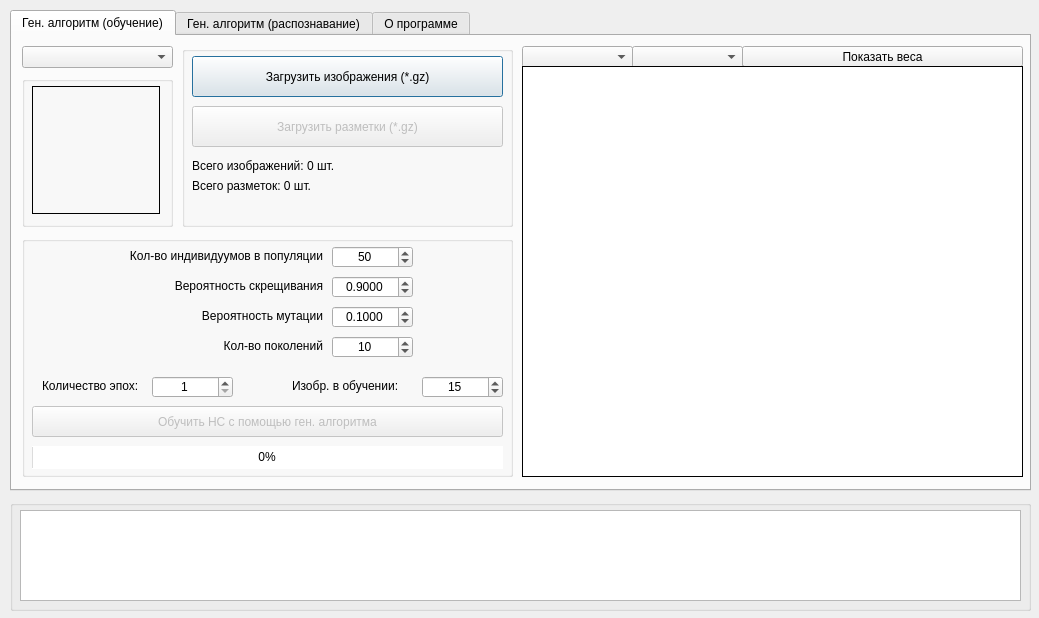
<?xml version="1.0" encoding="UTF-8"?>
<ui version="4.0">
 <class>Dialog</class>
 <widget class="QDialog" name="Dialog">
  <property name="enabled">
   <bool>true</bool>
  </property>
  <property name="geometry">
   <rect>
    <x>0</x>
    <y>0</y>
    <width>1039</width>
    <height>618</height>
   </rect>
  </property>
  <property name="acceptDrops">
   <bool>false</bool>
  </property>
  <property name="windowTitle">
   <string>Dialog</string>
  </property>
  <widget class="QGroupBox" name="groupBox_3">
   <property name="enabled">
    <bool>true</bool>
   </property>
   <property name="geometry">
    <rect>
     <x>10</x>
     <y>500</y>
     <width>1021</width>
     <height>111</height>
    </rect>
   </property>
   <property name="mouseTracking">
    <bool>false</bool>
   </property>
   <property name="contextMenuPolicy">
    <enum>Qt::DefaultContextMenu</enum>
   </property>
   <property name="acceptDrops">
    <bool>false</bool>
   </property>
   <property name="styleSheet">
    <string notr="true">border-color: rgb(0, 0, 0);</string>
   </property>
   <property name="title">
    <string/>
   </property>
   <widget class="QTextBrowser" name="SystemMassage_TextBrowser">
    <property name="geometry">
     <rect>
      <x>10</x>
      <y>10</y>
      <width>1001</width>
      <height>91</height>
     </rect>
    </property>
   </widget>
  </widget>
  <widget class="QTabWidget" name="tabWidget">
   <property name="geometry">
    <rect>
     <x>10</x>
     <y>10</y>
     <width>1021</width>
     <height>481</height>
    </rect>
   </property>
   <property name="currentIndex">
    <number>0</number>
   </property>
   <widget class="QWidget" name="tab_2">
    <attribute name="title">
     <string>Ген. алгоритм (обучение)</string>
    </attribute>
    <widget class="QGroupBox" name="groupBox">
     <property name="enabled">
      <bool>true</bool>
     </property>
     <property name="geometry">
      <rect>
       <x>170</x>
       <y>10</y>
       <width>331</width>
       <height>181</height>
      </rect>
     </property>
     <property name="mouseTracking">
      <bool>false</bool>
     </property>
     <property name="contextMenuPolicy">
      <enum>Qt::DefaultContextMenu</enum>
     </property>
     <property name="acceptDrops">
      <bool>false</bool>
     </property>
     <property name="styleSheet">
      <string notr="true">border-color: rgb(0, 0, 0);</string>
     </property>
     <property name="title">
      <string/>
     </property>
     <widget class="QPushButton" name="bLoadImgGZ">
      <property name="geometry">
       <rect>
        <x>10</x>
        <y>10</y>
        <width>311</width>
        <height>41</height>
       </rect>
      </property>
      <property name="text">
       <string>Загрузить изображения (*.gz)</string>
      </property>
     </widget>
     <widget class="QPushButton" name="bLoadLabelsGZ">
      <property name="enabled">
       <bool>false</bool>
      </property>
      <property name="geometry">
       <rect>
        <x>10</x>
        <y>60</y>
        <width>311</width>
        <height>41</height>
       </rect>
      </property>
      <property name="text">
       <string>Загрузить разметки (*.gz)</string>
      </property>
     </widget>
     <widget class="QLabel" name="labelCountLoadedImg">
      <property name="geometry">
       <rect>
        <x>10</x>
        <y>110</y>
        <width>311</width>
        <height>20</height>
       </rect>
      </property>
      <property name="text">
       <string>Всего изображений: 0 шт.</string>
      </property>
     </widget>
     <widget class="QLabel" name="labelCountLoadedLabels">
      <property name="geometry">
       <rect>
        <x>10</x>
        <y>130</y>
        <width>311</width>
        <height>20</height>
       </rect>
      </property>
      <property name="text">
       <string>Всего разметок: 0 шт.</string>
      </property>
     </widget>
    </widget>
    <widget class="QGroupBox" name="groupBox_2">
     <property name="enabled">
      <bool>true</bool>
     </property>
     <property name="geometry">
      <rect>
       <x>10</x>
       <y>40</y>
       <width>151</width>
       <height>151</height>
      </rect>
     </property>
     <property name="mouseTracking">
      <bool>false</bool>
     </property>
     <property name="contextMenuPolicy">
      <enum>Qt::DefaultContextMenu</enum>
     </property>
     <property name="acceptDrops">
      <bool>false</bool>
     </property>
     <property name="styleSheet">
      <string notr="true">border-color: rgb(0, 0, 0);</string>
     </property>
     <property name="title">
      <string/>
     </property>
     <widget class="QLabel" name="labelSelectedImg">
      <property name="geometry">
       <rect>
        <x>10</x>
        <y>10</y>
        <width>128</width>
        <height>128</height>
       </rect>
      </property>
      <property name="frameShape">
       <enum>QFrame::Box</enum>
      </property>
      <property name="text">
       <string/>
      </property>
      <property name="scaledContents">
       <bool>true</bool>
      </property>
      <property name="alignment">
       <set>Qt::AlignCenter</set>
      </property>
     </widget>
    </widget>
    <widget class="QComboBox" name="cbListLoadedImages">
     <property name="geometry">
      <rect>
       <x>10</x>
       <y>10</y>
       <width>151</width>
       <height>22</height>
      </rect>
     </property>
    </widget>
    <widget class="QGroupBox" name="groupBox_6">
     <property name="enabled">
      <bool>true</bool>
     </property>
     <property name="geometry">
      <rect>
       <x>10</x>
       <y>200</y>
       <width>491</width>
       <height>241</height>
      </rect>
     </property>
     <property name="mouseTracking">
      <bool>false</bool>
     </property>
     <property name="contextMenuPolicy">
      <enum>Qt::DefaultContextMenu</enum>
     </property>
     <property name="acceptDrops">
      <bool>false</bool>
     </property>
     <property name="styleSheet">
      <string notr="true">border-color: rgb(0, 0, 0);</string>
     </property>
     <property name="title">
      <string/>
     </property>
     <widget class="QPushButton" name="bPerceptronLearn">
      <property name="enabled">
       <bool>false</bool>
      </property>
      <property name="geometry">
       <rect>
        <x>10</x>
        <y>170</y>
        <width>471</width>
        <height>31</height>
       </rect>
      </property>
      <property name="text">
       <string>Обучить НС с помощью ген. алгоритма</string>
      </property>
     </widget>
     <widget class="QProgressBar" name="pbLearning">
      <property name="geometry">
       <rect>
        <x>10</x>
        <y>210</y>
        <width>471</width>
        <height>23</height>
       </rect>
      </property>
      <property name="maximum">
       <number>60000</number>
      </property>
      <property name="value">
       <number>0</number>
      </property>
      <property name="alignment">
       <set>Qt::AlignCenter</set>
      </property>
      <property name="textVisible">
       <bool>true</bool>
      </property>
      <property name="textDirection">
       <enum>QProgressBar::TopToBottom</enum>
      </property>
     </widget>
     <widget class="QLabel" name="labelCountLoadedImg_4">
      <property name="geometry">
       <rect>
        <x>20</x>
        <y>140</y>
        <width>131</width>
        <height>20</height>
       </rect>
      </property>
      <property name="text">
       <string>Количество эпох:</string>
      </property>
     </widget>
     <widget class="QSpinBox" name="sbEpochCount">
      <property name="geometry">
       <rect>
        <x>130</x>
        <y>140</y>
        <width>81</width>
        <height>22</height>
       </rect>
      </property>
      <property name="alignment">
       <set>Qt::AlignCenter</set>
      </property>
      <property name="minimum">
       <number>1</number>
      </property>
      <property name="maximum">
       <number>20</number>
      </property>
      <property name="singleStep">
       <number>1</number>
      </property>
      <property name="value">
       <number>1</number>
      </property>
     </widget>
     <widget class="QLabel" name="labelCountLoadedImg_5">
      <property name="geometry">
       <rect>
        <x>270</x>
        <y>140</y>
        <width>121</width>
        <height>20</height>
       </rect>
      </property>
      <property name="text">
       <string>Изобр. в обучении:</string>
      </property>
     </widget>
     <widget class="QSpinBox" name="sbImageInTrainCount">
      <property name="geometry">
       <rect>
        <x>400</x>
        <y>140</y>
        <width>81</width>
        <height>22</height>
       </rect>
      </property>
      <property name="alignment">
       <set>Qt::AlignCenter</set>
      </property>
      <property name="minimum">
       <number>10</number>
      </property>
      <property name="maximum">
       <number>60000</number>
      </property>
      <property name="singleStep">
       <number>1</number>
      </property>
      <property name="value">
       <number>15</number>
      </property>
     </widget>
     <widget class="QDoubleSpinBox" name="P_CROSSOVER_DoubleSpinBox_2">
      <property name="geometry">
       <rect>
        <x>310</x>
        <y>40</y>
        <width>81</width>
        <height>22</height>
       </rect>
      </property>
      <property name="alignment">
       <set>Qt::AlignCenter</set>
      </property>
      <property name="decimals">
       <number>4</number>
      </property>
      <property name="maximum">
       <double>1.000000000000000</double>
      </property>
      <property name="value">
       <double>0.900000000000000</double>
      </property>
     </widget>
     <widget class="QSpinBox" name="POPULATION_SIZE_IntSpinBox_2">
      <property name="geometry">
       <rect>
        <x>310</x>
        <y>10</y>
        <width>81</width>
        <height>22</height>
       </rect>
      </property>
      <property name="alignment">
       <set>Qt::AlignCenter</set>
      </property>
      <property name="minimum">
       <number>1</number>
      </property>
      <property name="maximum">
       <number>9999</number>
      </property>
      <property name="value">
       <number>50</number>
      </property>
     </widget>
     <widget class="QLabel" name="P_CROSSOVER_Label_2">
      <property name="geometry">
       <rect>
        <x>20</x>
        <y>40</y>
        <width>281</width>
        <height>20</height>
       </rect>
      </property>
      <property name="text">
       <string>Вероятность скрещивания</string>
      </property>
      <property name="alignment">
       <set>Qt::AlignRight|Qt::AlignTrailing|Qt::AlignVCenter</set>
      </property>
     </widget>
     <widget class="QLabel" name="POPULATION_SIZE_Label_2">
      <property name="geometry">
       <rect>
        <x>20</x>
        <y>10</y>
        <width>281</width>
        <height>20</height>
       </rect>
      </property>
      <property name="text">
       <string>Кол-во индивидуумов в популяции</string>
      </property>
      <property name="alignment">
       <set>Qt::AlignRight|Qt::AlignTrailing|Qt::AlignVCenter</set>
      </property>
     </widget>
     <widget class="QDoubleSpinBox" name="P_MUTATION_DoubleSpinBox_2">
      <property name="geometry">
       <rect>
        <x>310</x>
        <y>70</y>
        <width>81</width>
        <height>22</height>
       </rect>
      </property>
      <property name="alignment">
       <set>Qt::AlignCenter</set>
      </property>
      <property name="decimals">
       <number>4</number>
      </property>
      <property name="maximum">
       <double>1.000000000000000</double>
      </property>
      <property name="value">
       <double>0.100000000000000</double>
      </property>
     </widget>
     <widget class="QLabel" name="MAX_GENERATIONS_Label_2">
      <property name="geometry">
       <rect>
        <x>20</x>
        <y>100</y>
        <width>281</width>
        <height>20</height>
       </rect>
      </property>
      <property name="text">
       <string>Кол-во поколений</string>
      </property>
      <property name="alignment">
       <set>Qt::AlignRight|Qt::AlignTrailing|Qt::AlignVCenter</set>
      </property>
     </widget>
     <widget class="QSpinBox" name="MAX_GENERATIONS_IntSpinBox_2">
      <property name="geometry">
       <rect>
        <x>310</x>
        <y>100</y>
        <width>81</width>
        <height>22</height>
       </rect>
      </property>
      <property name="alignment">
       <set>Qt::AlignCenter</set>
      </property>
      <property name="minimum">
       <number>1</number>
      </property>
      <property name="maximum">
       <number>9999</number>
      </property>
      <property name="value">
       <number>10</number>
      </property>
     </widget>
     <widget class="QLabel" name="P_MUTATION_Label_2">
      <property name="geometry">
       <rect>
        <x>20</x>
        <y>70</y>
        <width>281</width>
        <height>20</height>
       </rect>
      </property>
      <property name="text">
       <string>Вероятность мутации</string>
      </property>
      <property name="alignment">
       <set>Qt::AlignRight|Qt::AlignTrailing|Qt::AlignVCenter</set>
      </property>
     </widget>
    </widget>
    <widget class="QTableWidget" name="tw_Perceptron_Learn">
     <property name="geometry">
      <rect>
       <x>510</x>
       <y>30</y>
       <width>501</width>
       <height>411</height>
      </rect>
     </property>
     <property name="minimumSize">
      <size>
       <width>300</width>
       <height>0</height>
      </size>
     </property>
     <property name="frameShape">
      <enum>QFrame::Box</enum>
     </property>
     <property name="frameShadow">
      <enum>QFrame::Plain</enum>
     </property>
     <property name="verticalScrollBarPolicy">
      <enum>Qt::ScrollBarAsNeeded</enum>
     </property>
     <property name="horizontalScrollBarPolicy">
      <enum>Qt::ScrollBarAsNeeded</enum>
     </property>
     <property name="sizeAdjustPolicy">
      <enum>QAbstractScrollArea::AdjustIgnored</enum>
     </property>
     <property name="autoScroll">
      <bool>false</bool>
     </property>
     <property name="selectionMode">
      <enum>QAbstractItemView::ExtendedSelection</enum>
     </property>
     <property name="textElideMode">
      <enum>Qt::ElideRight</enum>
     </property>
     <property name="showGrid">
      <bool>true</bool>
     </property>
     <property name="gridStyle">
      <enum>Qt::SolidLine</enum>
     </property>
     <property name="wordWrap">
      <bool>true</bool>
     </property>
     <property name="cornerButtonEnabled">
      <bool>true</bool>
     </property>
     <property name="rowCount">
      <number>0</number>
     </property>
     <property name="columnCount">
      <number>0</number>
     </property>
     <attribute name="horizontalHeaderVisible">
      <bool>true</bool>
     </attribute>
     <attribute name="horizontalHeaderCascadingSectionResizes">
      <bool>true</bool>
     </attribute>
     <attribute name="horizontalHeaderDefaultSectionSize">
      <number>118</number>
     </attribute>
     <attribute name="horizontalHeaderHighlightSections">
      <bool>true</bool>
     </attribute>
     <attribute name="horizontalHeaderMinimumSectionSize">
      <number>5</number>
     </attribute>
     <attribute name="horizontalHeaderShowSortIndicator" stdset="0">
      <bool>true</bool>
     </attribute>
     <attribute name="horizontalHeaderStretchLastSection">
      <bool>true</bool>
     </attribute>
     <attribute name="verticalHeaderVisible">
      <bool>true</bool>
     </attribute>
     <attribute name="verticalHeaderCascadingSectionResizes">
      <bool>true</bool>
     </attribute>
     <attribute name="verticalHeaderDefaultSectionSize">
      <number>20</number>
     </attribute>
     <attribute name="verticalHeaderHighlightSections">
      <bool>true</bool>
     </attribute>
     <attribute name="verticalHeaderMinimumSectionSize">
      <number>15</number>
     </attribute>
     <attribute name="verticalHeaderShowSortIndicator" stdset="0">
      <bool>true</bool>
     </attribute>
     <attribute name="verticalHeaderStretchLastSection">
      <bool>true</bool>
     </attribute>
    </widget>
    <widget class="QComboBox" name="cb_Perceptron_Learn">
     <property name="geometry">
      <rect>
       <x>510</x>
       <y>10</y>
       <width>111</width>
       <height>22</height>
      </rect>
     </property>
    </widget>
    <widget class="QPushButton" name="b_Perceptron_Learn_ShowWeights">
     <property name="enabled">
      <bool>true</bool>
     </property>
     <property name="geometry">
      <rect>
       <x>730</x>
       <y>10</y>
       <width>281</width>
       <height>21</height>
      </rect>
     </property>
     <property name="text">
      <string>Показать веса</string>
     </property>
    </widget>
    <widget class="QComboBox" name="cb_Perceptron_Learn_2">
     <property name="geometry">
      <rect>
       <x>620</x>
       <y>10</y>
       <width>111</width>
       <height>22</height>
      </rect>
     </property>
    </widget>
    <zorder>groupBox</zorder>
    <zorder>groupBox_2</zorder>
    <zorder>cbListLoadedImages</zorder>
    <zorder>groupBox_6</zorder>
    <zorder>cb_Perceptron_Learn</zorder>
    <zorder>b_Perceptron_Learn_ShowWeights</zorder>
    <zorder>cb_Perceptron_Learn_2</zorder>
    <zorder>tw_Perceptron_Learn</zorder>
   </widget>
   <widget class="QWidget" name="tab_5">
    <attribute name="title">
     <string>Ген. алгоритм (распознавание)</string>
    </attribute>
    <widget class="QComboBox" name="cbListLoadedImages_Recognition">
     <property name="geometry">
      <rect>
       <x>10</x>
       <y>10</y>
       <width>151</width>
       <height>22</height>
      </rect>
     </property>
    </widget>
    <widget class="QGroupBox" name="groupBox_7">
     <property name="enabled">
      <bool>true</bool>
     </property>
     <property name="geometry">
      <rect>
       <x>170</x>
       <y>10</y>
       <width>331</width>
       <height>181</height>
      </rect>
     </property>
     <property name="mouseTracking">
      <bool>false</bool>
     </property>
     <property name="contextMenuPolicy">
      <enum>Qt::DefaultContextMenu</enum>
     </property>
     <property name="acceptDrops">
      <bool>false</bool>
     </property>
     <property name="styleSheet">
      <string notr="true">border-color: rgb(0, 0, 0);</string>
     </property>
     <property name="title">
      <string/>
     </property>
     <widget class="QPushButton" name="bLoadImgGZ_Recognition">
      <property name="geometry">
       <rect>
        <x>10</x>
        <y>10</y>
        <width>311</width>
        <height>41</height>
       </rect>
      </property>
      <property name="text">
       <string>Загрузить изображения (*.gz)</string>
      </property>
     </widget>
     <widget class="QPushButton" name="bLoadLabelsGZ_Recognition">
      <property name="enabled">
       <bool>false</bool>
      </property>
      <property name="geometry">
       <rect>
        <x>10</x>
        <y>60</y>
        <width>311</width>
        <height>41</height>
       </rect>
      </property>
      <property name="text">
       <string>Загрузить разметки (*.gz)</string>
      </property>
     </widget>
     <widget class="QLabel" name="labelCountLoadedImg_Recognition">
      <property name="geometry">
       <rect>
        <x>10</x>
        <y>110</y>
        <width>311</width>
        <height>20</height>
       </rect>
      </property>
      <property name="text">
       <string>Всего изображений: 0 шт.</string>
      </property>
     </widget>
     <widget class="QLabel" name="labelCountLoadedLabels_Recognition">
      <property name="geometry">
       <rect>
        <x>10</x>
        <y>130</y>
        <width>311</width>
        <height>20</height>
       </rect>
      </property>
      <property name="text">
       <string>Всего разметок: 0 шт.</string>
      </property>
     </widget>
    </widget>
    <widget class="QGroupBox" name="groupBox_8">
     <property name="enabled">
      <bool>true</bool>
     </property>
     <property name="geometry">
      <rect>
       <x>10</x>
       <y>40</y>
       <width>151</width>
       <height>151</height>
      </rect>
     </property>
     <property name="mouseTracking">
      <bool>false</bool>
     </property>
     <property name="contextMenuPolicy">
      <enum>Qt::DefaultContextMenu</enum>
     </property>
     <property name="acceptDrops">
      <bool>false</bool>
     </property>
     <property name="styleSheet">
      <string notr="true">border-color: rgb(0, 0, 0);</string>
     </property>
     <property name="title">
      <string/>
     </property>
     <widget class="QLabel" name="labelSelectedImg_Recognition">
      <property name="geometry">
       <rect>
        <x>10</x>
        <y>10</y>
        <width>128</width>
        <height>128</height>
       </rect>
      </property>
      <property name="frameShape">
       <enum>QFrame::Box</enum>
      </property>
      <property name="text">
       <string/>
      </property>
      <property name="scaledContents">
       <bool>true</bool>
      </property>
      <property name="alignment">
       <set>Qt::AlignCenter</set>
      </property>
     </widget>
    </widget>
    <widget class="QGroupBox" name="groupBox_9">
     <property name="enabled">
      <bool>true</bool>
     </property>
     <property name="geometry">
      <rect>
       <x>10</x>
       <y>200</y>
       <width>491</width>
       <height>101</height>
      </rect>
     </property>
     <property name="mouseTracking">
      <bool>false</bool>
     </property>
     <property name="contextMenuPolicy">
      <enum>Qt::DefaultContextMenu</enum>
     </property>
     <property name="acceptDrops">
      <bool>false</bool>
     </property>
     <property name="styleSheet">
      <string notr="true">border-color: rgb(0, 0, 0);</string>
     </property>
     <property name="title">
      <string/>
     </property>
     <widget class="QPushButton" name="bPerceptron_Recognition">
      <property name="enabled">
       <bool>false</bool>
      </property>
      <property name="geometry">
       <rect>
        <x>10</x>
        <y>30</y>
        <width>471</width>
        <height>31</height>
       </rect>
      </property>
      <property name="text">
       <string>Распознать перцептроном</string>
      </property>
     </widget>
     <widget class="QLabel" name="labelResult_Recognition">
      <property name="geometry">
       <rect>
        <x>10</x>
        <y>10</y>
        <width>471</width>
        <height>20</height>
       </rect>
      </property>
      <property name="text">
       <string>Результат распознования - X</string>
      </property>
      <property name="alignment">
       <set>Qt::AlignCenter</set>
      </property>
     </widget>
     <widget class="QPushButton" name="bPerceptron_GetStats">
      <property name="enabled">
       <bool>false</bool>
      </property>
      <property name="geometry">
       <rect>
        <x>10</x>
        <y>60</y>
        <width>471</width>
        <height>31</height>
       </rect>
      </property>
      <property name="text">
       <string>Собрать статистику перцептрона на тестовой выборки</string>
      </property>
     </widget>
    </widget>
   </widget>
   <widget class="QWidget" name="tab">
    <attribute name="title">
     <string>О программе</string>
    </attribute>
    <widget class="QLabel" name="label">
     <property name="geometry">
      <rect>
       <x>10</x>
       <y>10</y>
       <width>881</width>
       <height>41</height>
      </rect>
     </property>
     <property name="font">
      <font>
       <pointsize>14</pointsize>
      </font>
     </property>
     <property name="text">
      <string>ФИО автора: Леонов Владислав Денисович</string>
     </property>
    </widget>
    <widget class="QLabel" name="label_2">
     <property name="geometry">
      <rect>
       <x>10</x>
       <y>130</y>
       <width>881</width>
       <height>41</height>
      </rect>
     </property>
     <property name="font">
      <font>
       <pointsize>14</pointsize>
      </font>
     </property>
     <property name="text">
      <string>Университет: Московский Политехнический Университет</string>
     </property>
    </widget>
    <widget class="QLabel" name="label_3">
     <property name="geometry">
      <rect>
       <x>10</x>
       <y>90</y>
       <width>881</width>
       <height>41</height>
      </rect>
     </property>
     <property name="font">
      <font>
       <pointsize>14</pointsize>
      </font>
     </property>
     <property name="text">
      <string>Группа: 224-322</string>
     </property>
    </widget>
    <widget class="QLabel" name="label_4">
     <property name="geometry">
      <rect>
       <x>10</x>
       <y>50</y>
       <width>881</width>
       <height>41</height>
      </rect>
     </property>
     <property name="font">
      <font>
       <pointsize>14</pointsize>
      </font>
     </property>
     <property name="text">
      <string>E-mail автора: bourhood@gmail.com</string>
     </property>
    </widget>
    <widget class="QLabel" name="label_5">
     <property name="geometry">
      <rect>
       <x>10</x>
       <y>170</y>
       <width>881</width>
       <height>41</height>
      </rect>
     </property>
     <property name="font">
      <font>
       <pointsize>14</pointsize>
      </font>
     </property>
     <property name="text">
      <string>Год разработки: 10.06.2023</string>
     </property>
    </widget>
    <widget class="QLabel" name="label_6">
     <property name="geometry">
      <rect>
       <x>10</x>
       <y>210</y>
       <width>881</width>
       <height>41</height>
      </rect>
     </property>
     <property name="font">
      <font>
       <pointsize>14</pointsize>
      </font>
     </property>
     <property name="text">
      <string>&lt;html&gt;&lt;head/&gt;&lt;body&gt;&lt;p&gt;Учебный курс: &lt;a href=&quot;https://online.mospolytech.ru/course/view.php?id=10055&quot;&gt;&lt;span style=&quot; text-decoration: underline; color:#0000ff;&quot;&gt;https://online.mospolytech.ru/course/view.php?id=10055&lt;/span&gt;&lt;/a&gt;&lt;/p&gt;&lt;/body&gt;&lt;/html&gt;</string>
     </property>
     <property name="openExternalLinks">
      <bool>true</bool>
     </property>
    </widget>
   </widget>
  </widget>
 </widget>
 <resources/>
 <connections/>
</ui>
